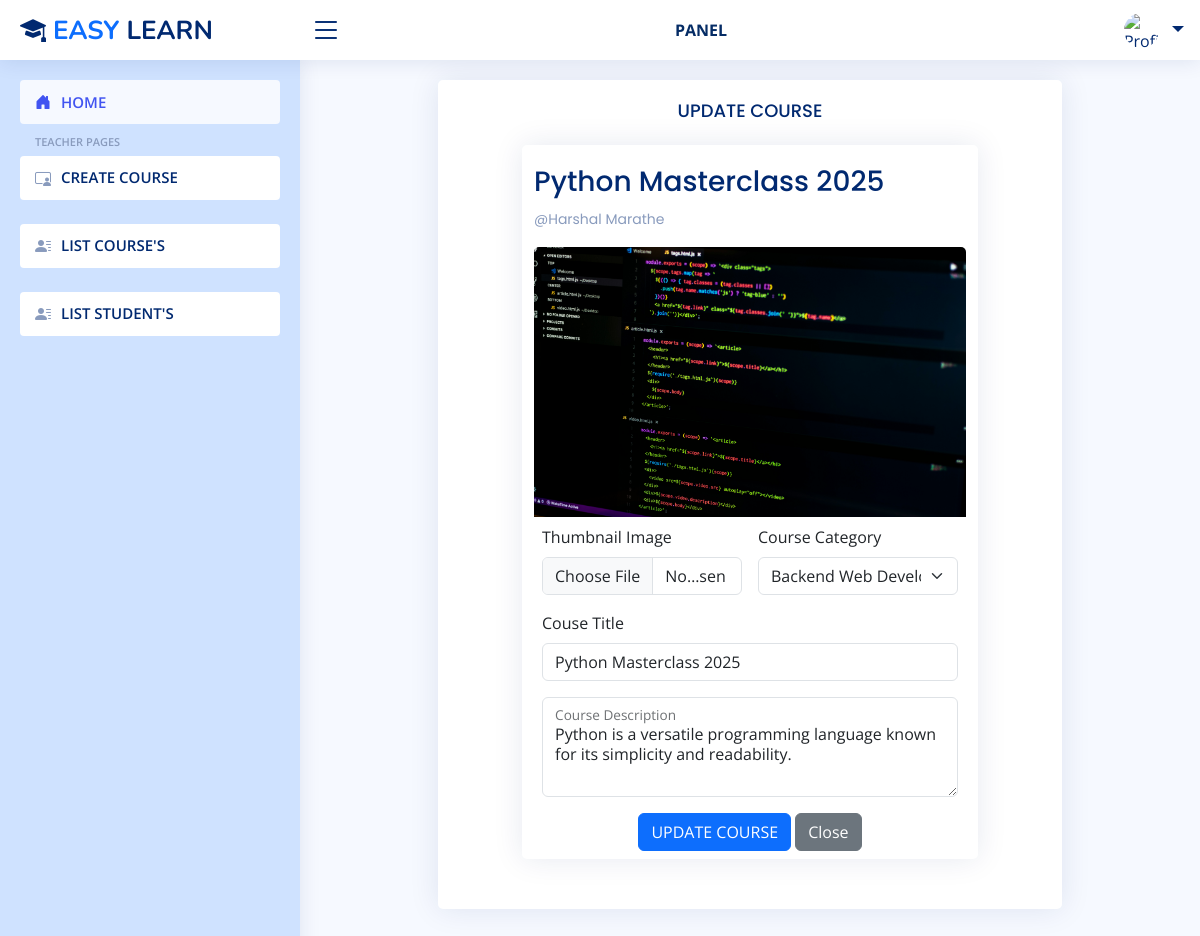
Page /teacher/update/course/1/ on the committed database.
### Courses/models.py (models this page shows, shortened)
class Course(models.Model):
    id = models.AutoField(primary_key=True)
    course_thumbnail = models.ImageField(upload_to='CourseThumbnails/', null=False, blank=False)
    course_title = models.CharField(max_length=200, null=False, blank=False)
    course_category = models.CharField(max_length=100, null=False, blank=False)
    course_description = models.CharField(max_length=200, null=False, blank=False)
    created_by = models.ForeignKey(User, on_delete=models.CASCADE)
    created_date = models.DateField(auto_now_add=True)
    class Meta:
        db_table = 'Courses Table'

### Users/models.py (models this page shows, shortened)
class User(AbstractBaseUser):
    id = models.AutoField(primary_key=True)
    first_name = models.CharField(max_length=100, null=False, blank=False)
    last_name = models.CharField(max_length=100, null=False, blank=False)
    profile_photo = models.ImageField(upload_to='ProfilePhotos/', null=True, blank=True)
    institute = models.CharField(max_length=100, null=True, blank=True, default="")
    email = models.EmailField(unique=True, null=False, blank=False)
    password = models.CharField(max_length=16, null=False, blank=False)
    role = models.CharField(max_length=10, null=False, blank=False)
    joined_date = models.DateField(auto_now_add=True)
    USERNAME_FIELD = 'email'
    REQUIRED_FIELDS = ['first_name', 'last_name']
    objects = UserManager()
    class Meta:
        db_table = 'Users Table'

### Courses/views.py (the view, shortened to what this page needs)
# urls.py: path('update/course/<int:course_id>/', update_course_view, name='update-course-view'),
def update_course_view(request, course_id):
    course = Course.objects.get(id=course_id)
    return render(request, 'courses/update_course.html', context={'course':course})

### Courses/templates/courses/update_course.html (shortened to what this page needs)
{% extends "users/teacher/teacher_site.html" %}
{% block main %}
    <main id="main" class="main">
        <section class="section">
            <div class="row justify-content-center">
                <div class="col col-lg-9">
                    <div class="card">
                        <div class="card-body row">
                            <h5 class="card-title text-center">UPDATE COURSE</h5>
                            <div class="card col col-md-9 mx-auto">
                                <h3 class="card-title fs-3 mb-0">{{course.course_title}}<br><span>@{{course.created_by.first_name}} {{course.created_by.last_name}}</h3>
                                <img src="{{course.course_thumbnail.url}}" class="card-img-top" alt="Course Thumbnail">
                                <div class="card-body p-2">
                                    <form id="updateCourseForm" class="row g-3" method="post" enctype="multipart/form-data">
                                        <div class="col col-md-6">
                                            <label for="courseThumbnail" class="form-label">Thumbnail Image</label>
                                            <input class="form-control" type="file" id="courseThumbnail" name="course_thumbnail" >
                                        </div>
                                        <div class="col col-md-6">
                                            <label for="category" class="form-label">Course Category</label>
                                            <select id="category" class="form-select" name="course_category" required>
                                                <option {% if course.course_category == 'Backend Web Development' %}selected{% endif %} value="Backend Web Development">Backend Web Development</option>
                                            </select>
                                        </div>
                                        <div class="col-12">
                                            <label for="courseTitle" class="form-label">Couse Title</label>
                                            <input type="text" class="form-control" id="courseTitle" name="course_title" value="{{course.course_title}}" required>
                                        </div>
                                        <div class="col-12">
                                            <div class="form-floating">
                                                <textarea class="form-control" placeholder="Course Description"  name="course_description" id="courseDescription" style="height: 100px">{{ course.course_description }}</textarea>
                                                <label for="courseDescription">Course Description</label>
                                            </div>
                                        </div>
                                        <div class="col-12 text-center">
                                            <button type="submit" class="btn btn-primary">UPDATE COURSE</button>
                                            <a href="{% url "list-courses-view" %}" class="btn btn-secondary">Close</a>
                                        </div>
                                    </form>
                                </div>
                            </div>
                        </div>
                    </div>
                </div>
            </div>
        </section>
    </main>
{% endblock main %}

### Users/static/assets/css/style.css (style rules this page uses)
:root { scroll-behavior: smooth; }
body { font-family: "Open Sans", sans-serif; background: #f6f9ff; color: #444444; }
a { color: #4154f1; text-decoration: none; }
h1, h2, h3, h4, h5, h6 { font-family: "Nunito", sans-serif; }
#main { margin-top: 60px; padding: 20px 30px; transition: all 0.3s; }
.card { margin-bottom: 30px; border: none; border-radius: 5px; box-shadow: 0px 0 30px rgba(1, 41, 112, 0.1); }
.card-title { padding: 20px 0 15px 0; font-size: 18px; font-weight: 500; color: #012970; font-family: "Poppins", sans-serif; }
.card-title span { color: #899bbd; font-size: 14px; font-weight: 400; }
.card-body { padding: 0 20px 20px 20px; }
@media (min-width: 1200px) { #main, #footer { margin-left: 300px; } }

### rows in the picture
Course: course_title "Python Masterclass 2025", created_by.first_name "Harshal", created_by.last_name "Marathe", course_thumbnail (picture), course_category "Backend Web Development", course_description "Python is a versatile programming language known for its simplicity and readability."
